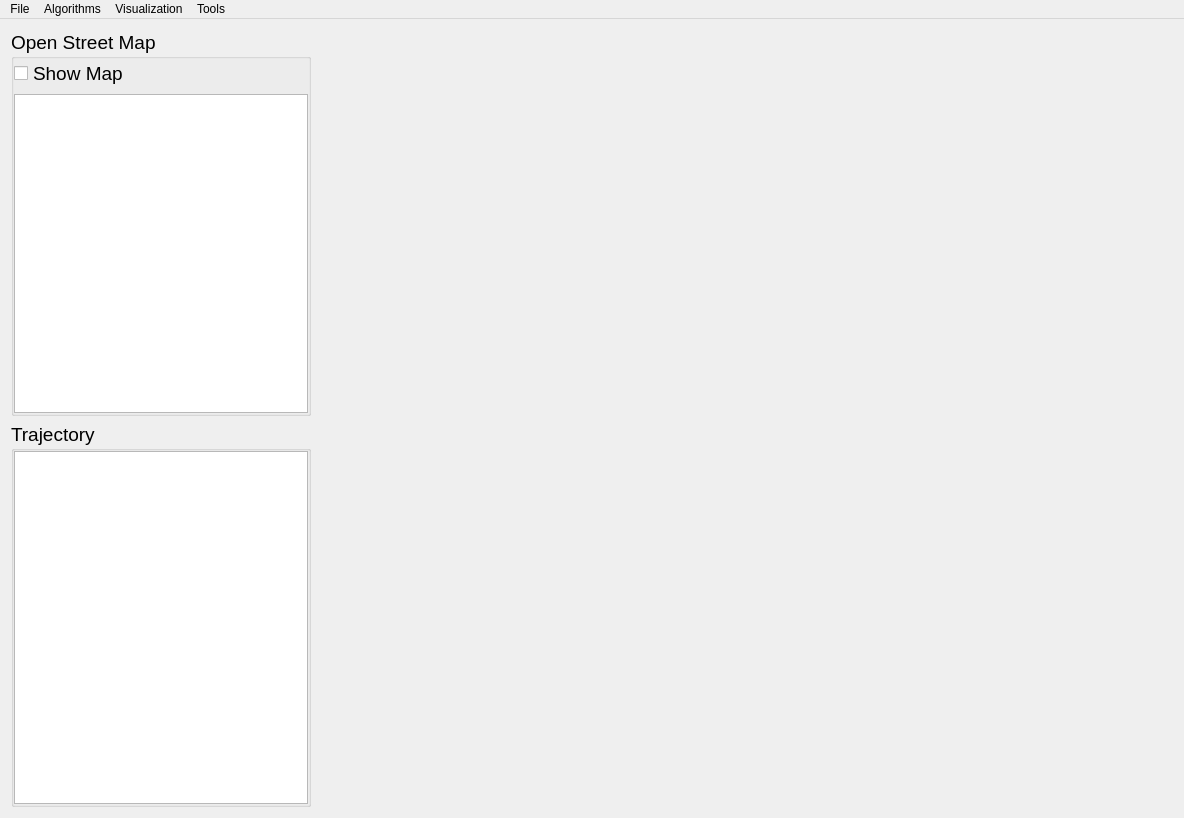
<?xml version="1.0" encoding="UTF-8"?>
<ui version="4.0">
 <class>MainWindowClass</class>
 <widget class="QMainWindow" name="MainWindowClass">
  <property name="geometry">
   <rect>
    <x>0</x>
    <y>0</y>
    <width>1184</width>
    <height>818</height>
   </rect>
  </property>
  <property name="focusPolicy">
   <enum>Qt::StrongFocus</enum>
  </property>
  <property name="windowTitle">
   <string>GPS Map Construction</string>
  </property>
  <widget class="QWidget" name="centralWidget">
   <property name="sizePolicy">
    <sizepolicy hsizetype="Expanding" vsizetype="Expanding">
     <horstretch>0</horstretch>
     <verstretch>0</verstretch>
    </sizepolicy>
   </property>
   <property name="autoFillBackground">
    <bool>false</bool>
   </property>
   <layout class="QHBoxLayout" name="horizontalLayout">
    <item>
     <widget class="QFrame" name="selectionFrame">
      <property name="sizePolicy">
       <sizepolicy hsizetype="Minimum" vsizetype="Expanding">
        <horstretch>0</horstretch>
        <verstretch>0</verstretch>
       </sizepolicy>
      </property>
      <property name="minimumSize">
       <size>
        <width>300</width>
        <height>0</height>
       </size>
      </property>
      <property name="frameShape">
       <enum>QFrame::NoFrame</enum>
      </property>
      <property name="frameShadow">
       <enum>QFrame::Raised</enum>
      </property>
      <layout class="QVBoxLayout" name="verticalLayout">
       <property name="leftMargin">
        <number>0</number>
       </property>
       <property name="topMargin">
        <number>0</number>
       </property>
       <property name="rightMargin">
        <number>0</number>
       </property>
       <property name="bottomMargin">
        <number>0</number>
       </property>
       <item>
        <widget class="QGroupBox" name="groupBox">
         <property name="sizePolicy">
          <sizepolicy hsizetype="Preferred" vsizetype="Preferred">
           <horstretch>0</horstretch>
           <verstretch>0</verstretch>
          </sizepolicy>
         </property>
         <property name="font">
          <font>
           <family>Lucida Grande</family>
           <pointsize>14</pointsize>
          </font>
         </property>
         <property name="title">
          <string>Open Street Map</string>
         </property>
         <layout class="QVBoxLayout" name="verticalLayout_2">
          <property name="leftMargin">
           <number>0</number>
          </property>
          <property name="topMargin">
           <number>0</number>
          </property>
          <property name="rightMargin">
           <number>0</number>
          </property>
          <property name="bottomMargin">
           <number>0</number>
          </property>
          <item>
           <widget class="QCheckBox" name="checkBox">
            <property name="text">
             <string>Show Map</string>
            </property>
           </widget>
          </item>
          <item>
           <widget class="QTreeView" name="osmDirView">
            <property name="sizePolicy">
             <sizepolicy hsizetype="Preferred" vsizetype="Preferred">
              <horstretch>0</horstretch>
              <verstretch>0</verstretch>
             </sizepolicy>
            </property>
           </widget>
          </item>
         </layout>
        </widget>
       </item>
       <item>
        <widget class="QGroupBox" name="groupBox_2">
         <property name="font">
          <font>
           <family>Lucida Grande</family>
           <pointsize>14</pointsize>
          </font>
         </property>
         <property name="title">
          <string>Trajectory</string>
         </property>
         <layout class="QVBoxLayout" name="verticalLayout_3">
          <property name="leftMargin">
           <number>0</number>
          </property>
          <property name="topMargin">
           <number>0</number>
          </property>
          <property name="rightMargin">
           <number>0</number>
          </property>
          <property name="bottomMargin">
           <number>0</number>
          </property>
          <item>
           <widget class="QTreeView" name="trajDirView">
            <property name="sizePolicy">
             <sizepolicy hsizetype="Preferred" vsizetype="Preferred">
              <horstretch>0</horstretch>
              <verstretch>0</verstretch>
             </sizepolicy>
            </property>
           </widget>
          </item>
         </layout>
        </widget>
       </item>
      </layout>
     </widget>
    </item>
    <item>
     <widget class="SceneWidget" name="scene_widget" native="true">
      <property name="sizePolicy">
       <sizepolicy hsizetype="Expanding" vsizetype="Expanding">
        <horstretch>0</horstretch>
        <verstretch>0</verstretch>
       </sizepolicy>
      </property>
     </widget>
    </item>
   </layout>
  </widget>
  <widget class="QMenuBar" name="menuBar">
   <property name="geometry">
    <rect>
     <x>0</x>
     <y>0</y>
     <width>1184</width>
     <height>22</height>
    </rect>
   </property>
   <property name="defaultUp">
    <bool>false</bool>
   </property>
   <property name="nativeMenuBar">
    <bool>false</bool>
   </property>
   <widget class="QMenu" name="menuFile">
    <property name="title">
     <string>File</string>
    </property>
    <addaction name="actionSetWorkspace"/>
    <addaction name="separator"/>
    <addaction name="actionOpenTrajectories"/>
    <addaction name="actionSaveTrajectories"/>
    <addaction name="separator"/>
   </widget>
   <widget class="QMenu" name="menuVisualization">
    <property name="title">
     <string>Visualization</string>
    </property>
    <addaction name="actionToggleTrajectories"/>
    <addaction name="separator"/>
    <addaction name="actionColorizeUniform"/>
    <addaction name="actionColorizeSampleTime"/>
    <addaction name="actionColorizeSampleOrder"/>
   </widget>
   <widget class="QMenu" name="menuTools">
    <property name="title">
     <string>Tools</string>
    </property>
   </widget>
   <widget class="QMenu" name="menuAlgorithms">
    <property name="title">
     <string>Algorithms</string>
    </property>
    <addaction name="actionCutFlows"/>
   </widget>
   <addaction name="menuFile"/>
   <addaction name="menuAlgorithms"/>
   <addaction name="menuVisualization"/>
   <addaction name="menuTools"/>
  </widget>
  <action name="actionSetWorkspace">
   <property name="text">
    <string>Set Workspace</string>
   </property>
  </action>
  <action name="actionToggleTrajectories">
   <property name="text">
    <string>Toggle Trajectories</string>
   </property>
  </action>
  <action name="actionAddValve">
   <property name="text">
    <string>Add Valve</string>
   </property>
  </action>
  <action name="actionOpenTrajectories">
   <property name="text">
    <string>Open Trajectories</string>
   </property>
  </action>
  <action name="actionColorizeUniform">
   <property name="text">
    <string>Colorize Uniform</string>
   </property>
  </action>
  <action name="actionColorizeSampleTime">
   <property name="text">
    <string>Colorize Sample Time</string>
   </property>
  </action>
  <action name="actionColorizeSampleOrder">
   <property name="text">
    <string>Colorize Sample Order</string>
   </property>
  </action>
  <action name="actionSaveTrajectories">
   <property name="text">
    <string>Save Trajectories</string>
   </property>
  </action>
  <action name="actionCutFlows">
   <property name="text">
    <string>Cut Flows</string>
   </property>
  </action>
 </widget>
 <layoutdefault spacing="6" margin="11"/>
 <customwidgets>
  <customwidget>
   <class>SceneWidget</class>
   <extends>QWidget</extends>
   <header location="global">scene_widget.h</header>
   <container>1</container>
  </customwidget>
 </customwidgets>
 <resources>
  <include location="main_window.qrc"/>
 </resources>
 <connections/>
</ui>
